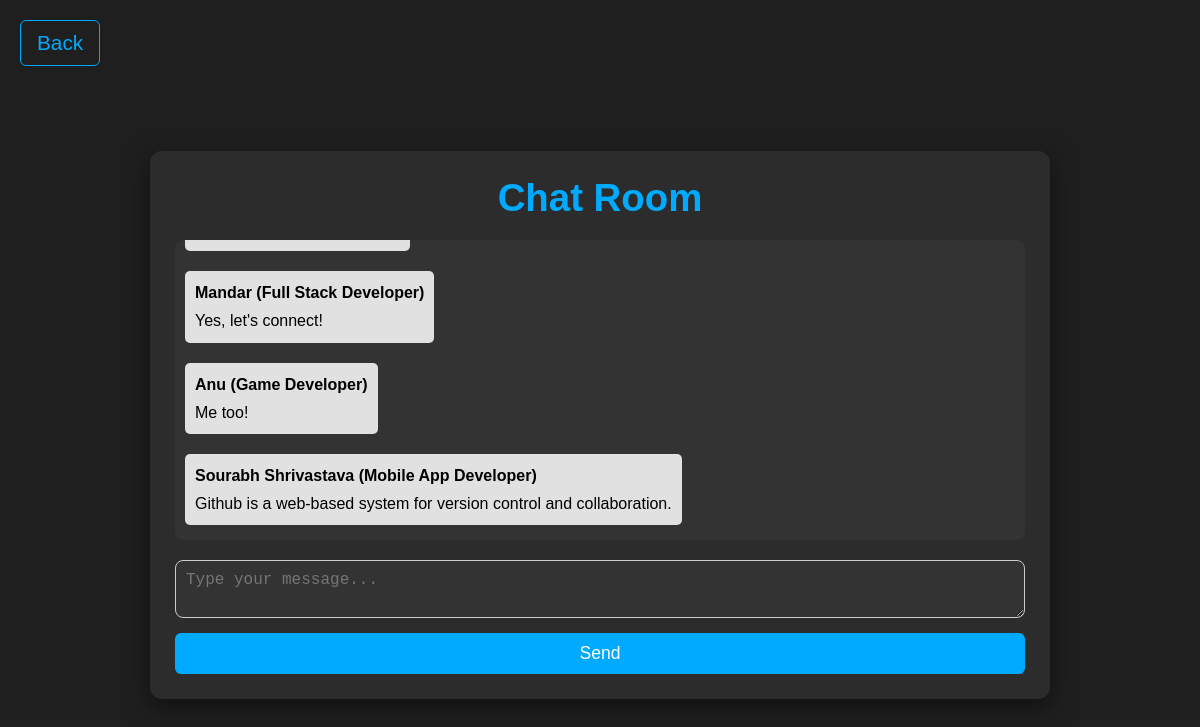
/chatroom, run on an earlier commit of the app's database.
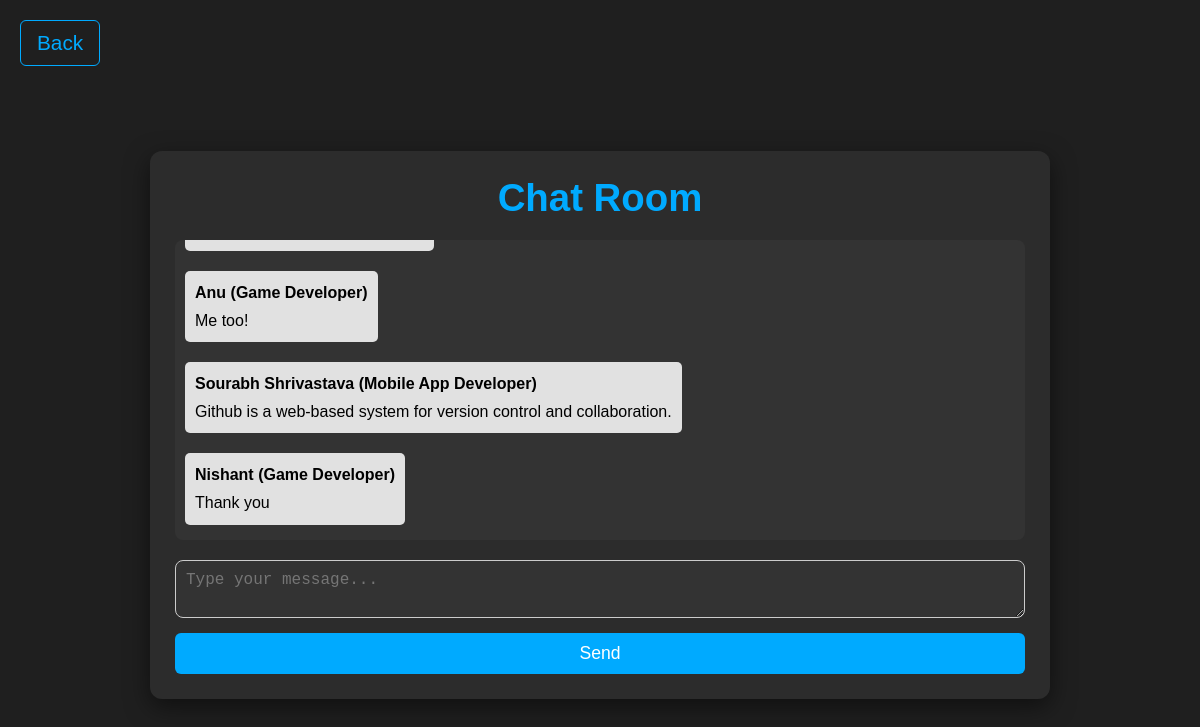
And on a later commit of the database.
### app.py (models this page shows, shortened)
class Chats(db.Model):
    id = db.Column(db.Integer, primary_key = True, autoincrement=True)
    name = db.Column(db.String, nullable = False)
    email = db.Column(db.String, nullable = False)
    message = db.Column(db.String, nullable = False)
    course = db.Column(db.String, nullable = False)

### app.py (the view)
@app.route('/chatroom', methods=['GET', 'POST'])
def chatroom():
    if request.method == "POST":
        user = User.query.filter(User.email == session['user_email']).first()
        new_message = Chats(
            email=session['user_email'],
            name=user.name,
            course=user.path,
            message=request.form['message']
        )
        try:
            db.session.add(new_message)
            user.score += 10
            db.session.commit()
            return redirect('/chatroom')
        except:
            "Failed to update"
    else:
        messages = Chats.query.order_by(Chats.id).all()
        return render_template('chatroom.html', messages=messages)

### templates/chatroom.html (shortened to what this page needs)
{% extends "base.html" %}
{% block head %}
<link rel="stylesheet" href="{{ url_for('static', filename='style_chatroom.css') }}">
{% endblock %}
{% block body %}
<a href="/" class="back-button">Back</a>
<div class="chatroom-container">
    <div class="chat-header">
        <h1>Chat Room</h1>
    </div>
    <div class="messages-container">
        {% for message in messages %}
        <div class="message {% if message.email == session['user_email'] %}user-message{% else %}other-message{% endif %}">
            <div class="message-header">
                <strong>{{ message.name }}</strong> ({{ message.course }})
            </div>
            <div class="message-content">
                {{ message.message }}
            </div>
        </div>
        {% endfor %}
    </div>
    <form method="POST" action="/chatroom" class="message-form" id="message-form">
        <textarea name="message" placeholder="Type your message..." id="message-input" required></textarea>
        <button type="submit" id="send-button">Send</button>
    </form>
</div>
{% endblock %}

### templates/base.html (shortened to what this page needs)
<!DOCTYPE html>
<html lang="en">
<head>
    {% block head %}{% endblock %}
</head>
<body>
    {% block body %}{% endblock %}
</body>
</html>

### static/style_chatroom.css (style rules this page uses)
* { margin: 0; padding: 0; box-sizing: border-box; }
body { font-family: 'Arial', sans-serif; background-color: #1f1f1f; color: #f1f1f1; display: flex; flex-direction: column; justify-content: center; align-items: center; min-height: 100vh; padding-top: 20px; }
.back-button { position: absolute; top: 20px; left: 20px; color: #00aaff; font-size: 1.3rem; text-decoration: none; padding: 10px 16px; border: 1px solid #00aaff; border-radius: 6px; background-color: transparent; transition: background-color 0.3s, color 0.3s, transform 0.2s; z-index: 10; }
.chatroom-container { width: 90%; max-width: 900px; background-color: #2c2c2c; border-radius: 12px; box-shadow: 0 8px 25px rgba(0, 0, 0, 0.5); padding: 25px; margin-top: 80px; margin-bottom: 50px; display: flex; flex-direction: column; height: 75%; }
.chat-header h1 { color: #00aaff; font-size: 2.4rem; font-weight: 700; margin-bottom: 20px; text-align: center; }
.messages-container { flex-grow: 1; overflow-y: auto; padding: 10px; margin-bottom: 20px; background-color: #333; border-radius: 8px; max-height: 300px; }
.message { margin-bottom: 15px; padding: 10px; border-radius: 8px; font-size: 1rem; line-height: 1.5; }
.other-message { background-color: #444; color: rgb(0, 0, 0); align-self: flex-start; }
.message-header { font-weight: bold; margin-bottom: 5px; }
.message-content { font-size: 1rem; line-height: 1.4; }
.message-form { display: flex; flex-direction: column; }
#message-input { width: 100%; padding: 10px; border-radius: 8px; border: 1px solid #ccc; background-color: #333; color: white; font-size: 1rem; margin-bottom: 15px; }
#send-button { padding: 10px 20px; background-color: #00aaff; color: white; border: none; border-radius: 6px; font-size: 1.1rem; cursor: pointer; transition: background-color 0.3s, transform 0.2s; width: 100%; }
.messages-container { display: flex; flex-direction: column; gap: 10px; padding: 10px; overflow-y: auto; }
.message { max-width: 70%; padding: 10px; border-radius: 5px; background-color: #f1f1f1; margin: 5px 0; word-wrap: break-word; }
.other-message { align-self: flex-start; background-color: #e1e1e1; }

What changed in the data, as far as the page shows it:
no longer on this page (row unchanged): Chats: name "Mandar", course "Full Stack Developer", message "Yes, let's connect!"
added Chats: name "Nishant", course "Game Developer", message "Thank you"
